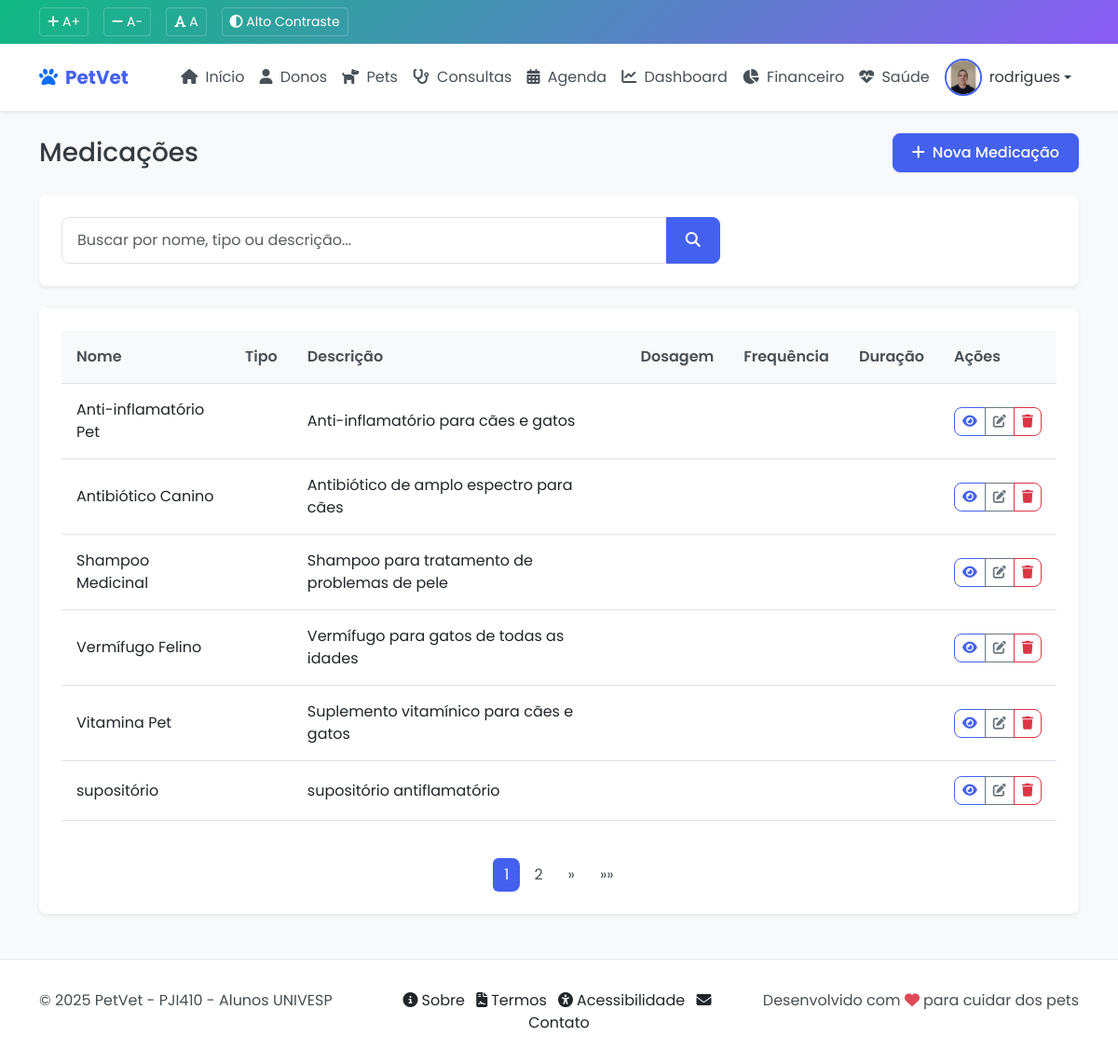
/core/medicacoes/ (signed in), run on the app's committed database.
### core/models.py (models this page shows, shortened)
class Profile(models.Model):
    user = models.OneToOneField(User, on_delete=models.CASCADE, related_name='profile')
    avatar = models.ImageField(upload_to='avatars/', null=True, blank=True)
    bio = models.TextField(max_length=500, blank=True)
    telefone = models.CharField(max_length=15, blank=True)

class Medicacao(models.Model):
    nome = models.CharField(max_length=100)
    descricao = models.TextField(blank=True)
    instrucoes = models.TextField(blank=True)
    class Meta:
        verbose_name = 'Medicação'
        verbose_name_plural = 'Medicações'
        ordering = ['nome']

### core/views.py (the view)
# urls.py: path('medicacoes/', views.medicacao_list, name='medicacao_list'),
@login_required
def medicacao_list(request):
    query = request.GET.get('q', '')
    if query:
        medicacoes = Medicacao.objects.filter(
            Q(nome__icontains=query) |
            Q(descricao__icontains=query)
        ).order_by('nome')
    else:
        medicacoes = Medicacao.objects.all().order_by('nome')
    paginator = Paginator(medicacoes, 6)  # 6 medicações por página
    page_number = request.GET.get('page')
    page_obj = paginator.get_page(page_number)
    context = {
        'page_obj': page_obj,
        'query': query,
    }
    return render(request, 'core/medicacao/list.html', context)

### templates/core/medicacao/list.html (shortened to what this page needs)
{% extends 'base.html' %}
{% load static %}
{% block content %}
<div class="container">
    <div class="d-flex justify-content-between align-items-center mb-4">
        <h1 class="h3 mb-0">Medicações</h1>
        <a href="{% url 'core:medicacao_create' %}" class="btn btn-primary">
            <i class="fas fa-plus me-1"></i> Nova Medicação
        </a>
    </div>
    <div class="card mb-4">
        <div class="card-body">
            <form method="get" class="row g-3">
                <div class="col-md-8">
                    <div class="input-group">
                        <input type="text" name="q" class="form-control" placeholder="Buscar por nome, tipo ou descrição..." value="{{ query }}">
                        <button type="submit" class="btn btn-primary">
                            <i class="fas fa-search"></i>
                        </button>
                    </div>
                </div>
            </form>
        </div>
    </div>
    <div class="card">
        <div class="card-body">
            {% if page_obj %}
            <div class="table-responsive">
                <table class="table table-hover">
                    <thead>
                        <tr>
                            <th>Nome</th>
                            <th>Tipo</th>
                            <th>Descrição</th>
                            <th>Dosagem</th>
                            <th>Frequência</th>
                            <th>Duração</th>
                            <th>Ações</th>
                        </tr>
                    </thead>
                    <tbody>
                        {% for medicacao in page_obj %}
                        <tr>
                            <td>{{ medicacao.nome }}</td>
                            <td>{{ medicacao.get_tipo_display }}</td>
                            <td>{{ medicacao.descricao|truncatechars:50 }}</td>
                            <td>{{ medicacao.dosagem }}</td>
                            <td>{{ medicacao.frequencia }}</td>
                            <td>{{ medicacao.duracao }}</td>
                            <td>
                                <div class="btn-group">
                                    <a href="{% url 'core:medicacao_detail' medicacao.pk %}" class="btn btn-sm btn-outline-primary" title="Ver detalhes">
                                        <i class="fas fa-eye"></i>
                                    </a>
                                    <a href="{% url 'core:medicacao_update' medicacao.pk %}" class="btn btn-sm btn-outline-secondary" title="Editar">
                                        <i class="fas fa-edit"></i>
                                    </a>
                                    <a href="{% url 'core:medicacao_delete' medicacao.pk %}" class="btn btn-sm btn-outline-danger" title="Excluir">
                                        <i class="fas fa-trash"></i>
                                    </a>
                                </div>
                            </td>
                        </tr>
                        {% endfor %}
                    </tbody>
                </table>
            </div>
            {% if page_obj.paginator.num_pages > 1 %}
            <nav aria-label="Navegação de páginas" class="mt-4">
                <ul class="pagination justify-content-center">
                    {% for num in page_obj.paginator.page_range %}
                        {% if page_obj.number == num %}
                        <li class="page-item active">
                            <span class="page-link">{{ num }}</span>
                        </li>
                        {% elif num > page_obj.number|add:'-3' and num < page_obj.number|add:'3' %}
                        <li class="page-item">
                            <a class="page-link" href="?page={{ num }}{% if query %}&q={{ query }}{% endif %}">{{ num }}</a>
                        </li>
                        {% endif %}
                    {% endfor %}
                    {% if page_obj.has_next %}
                    <li class="page-item">
                        <a class="page-link" href="?page={{ page_obj.next_page_number }}{% if query %}&q={{ query }}{% endif %}" aria-label="Próxima">
                            <span aria-hidden="true">&raquo;</span>
                        </a>
                    </li>
                    <li class="page-item">
                        <a class="page-link" href="?page={{ page_obj.paginator.num_pages }}{% if query %}&q={{ query }}{% endif %}" aria-label="Última">
                            <span aria-hidden="true">&raquo;&raquo;</span>
                        </a>
                    </li>
                    {% endif %}
                </ul>
            </nav>
            {% endif %}
            {% else %}
            <div class="text-center py-5">
                <i class="fas fa-pills fa-3x text-muted mb-3"></i>
                <h5 class="text-muted">Nenhuma medicação encontrada</h5>
                <p class="text-muted">Clique no botão "Nova Medicação" para adicionar uma medicação.</p>
            </div>
            {% endif %}
        </div>
    </div>
</div>
{% endblock %}

### templates/base.html (shortened to what this page needs)
{% load static %}
<!DOCTYPE html>
<html lang="pt-br">
<head>
    <link href="https://cdn.jsdelivr.net/npm/bootstrap@5.3.0/dist/css/bootstrap.min.css" rel="stylesheet">
    <link rel="stylesheet" href="https://cdnjs.cloudflare.com/ajax/libs/font-awesome/6.4.0/css/all.min.css">
    <link href="https://cdn.jsdelivr.net/npm/fullcalendar@5.11.3/main.min.css" rel="stylesheet">
    <link href="{% static 'css/style.css' %}" rel="stylesheet">
    <link href="{% static 'css/accessibility.css' %}" rel="stylesheet">
</head>
<body>
    <div class="accessibility-bar">
        <div class="container">
            <div class="d-flex justify-content-between align-items-center">
                <div class="accessibility-controls">
                    <button id="increaseFont" aria-label="Aumentar tamanho da fonte">
                        <i class="fas fa-plus"></i> A+
                    </button>
                    <button id="decreaseFont" aria-label="Diminuir tamanho da fonte">
                        <i class="fas fa-minus"></i> A-
                    </button>
                    <button id="normalFont" aria-label="Tamanho normal da fonte">
                        <i class="fas fa-font"></i> A
                    </button>
                    <button id="highContrast" aria-label="Ativar alto contraste">
                        <i class="fas fa-adjust"></i> Alto Contraste
                    </button>
                </div>
            </div>
        </div>
    </div>
    <nav class="navbar navbar-expand-lg sticky-top" aria-label="Navegação principal">
        <div class="container">
            <a class="navbar-brand d-flex align-items-center" href="{% url 'core:index' %}">
                <i class="fas fa-paw me-2 text-primary" aria-hidden="true"></i>
                <span>PetVet</span>
            </a>
            <div class="collapse navbar-collapse" id="navbarNav">
                <ul class="navbar-nav ms-auto">
                    <li class="nav-item">
                        <a class="nav-link {% if request.resolver_match.url_name == 'index' %}active{% endif %}" href="{% url 'core:index' %}">
                            <i class="fas fa-home me-1" aria-hidden="true"></i> Início
                        </a>
                    </li>
                    {% if user.is_authenticated %}
                    <li class="nav-item">
                        <a class="nav-link {% if request.resolver_match.url_name == 'dono_list' %}active{% endif %}" href="{% url 'core:dono_list' %}">
                            <i class="fas fa-user me-1" aria-hidden="true"></i> Donos
                        </a>
                    </li>
                    <li class="nav-item">
                        <a class="nav-link {% if request.resolver_match.url_name == 'pet_list' %}active{% endif %}" href="{% url 'core:pet_list' %}">
                            <i class="fas fa-dog me-1" aria-hidden="true"></i> Pets
                        </a>
                    </li>
                    <li class="nav-item">
                        <a class="nav-link {% if request.resolver_match.url_name == 'consulta_list' %}active{% endif %}" href="{% url 'core:consulta_list' %}">
                            <i class="fas fa-stethoscope me-1" aria-hidden="true"></i> Consultas
                        </a>
                    </li>
                    <li class="nav-item">
                        <a class="nav-link {% if request.resolver_match.url_name == 'agenda_list' %}active{% endif %}" href="{% url 'core:agenda_list' %}">
                            <i class="fas fa-calendar-alt me-1" aria-hidden="true"></i> Agenda
                        </a>
                    </li>
                    <li class="nav-item">
                        <a class="nav-link {% if request.resolver_match.url_name == 'dashboard_veterinario' %}active{% endif %}" href="{% url 'core:dashboard_veterinario' %}">
                            <i class="fas fa-chart-line me-1" aria-hidden="true"></i> Dashboard
                        </a>
                    </li>
                    <li class="nav-item">
                        <a class="nav-link {% if request.resolver_match.url_name == 'dashboard_financeiro' %}active{% endif %}" href="{% url 'core:dashboard_financeiro' %}">
                            <i class="fas fa-chart-pie me-1" aria-hidden="true"></i> Financeiro
                        </a>
                    </li>
                    <li class="nav-item">
                        <a class="nav-link {% if request.resolver_match.url_name == 'dashboard_saude' %}active{% endif %}" href="{% url 'core:dashboard_saude' %}">
                            <i class="fas fa-heartbeat me-1" aria-hidden="true"></i> Saúde
                        </a>
                    </li>
                    {% endif %}
                </ul>
                {% if user.is_authenticated %}
                <div class="d-flex align-items-center">
                    <div class="user-profile">
                        <div class="dropdown">
                            <a href="#" class="d-flex align-items-center text-decoration-none dropdown-toggle" id="userDropdown" data-bs-toggle="dropdown" aria-expanded="false">
                                {% if user.profile.avatar %}
                                    <img src="{{ user.profile.avatar.url }}" alt="{{ user.username }}" class="user-avatar">
                                {% else %}
                                    <div class="user-avatar-placeholder">
                                        <i class="fas fa-user"></i>
                                    </div>
                                {% endif %}
                                <span class="ms-2">{{ user.username }}</span>
                            </a>
                        </div>
                    </div>
                </div>
                {% endif %}
            </div>
        </div>
    </nav>
    <main id="main-content" class="py-4">
        {% block content %}{% endblock %}
    </main>
    <footer>
        <div class="container">
            <div class="row">
                <div class="col-md-4">
                    <p class="mb-0">&copy; 2025 PetVet - PJI410 - Alunos UNIVESP</p>
                </div>
                <div class="col-md-4 text-center">
                    <a href="{% url 'core:about' %}" class="text-decoration-none text-dark me-2">
                        <i class="fas fa-info-circle me-1"></i>Sobre
                    </a>
                    <a href="{% url 'core:terms' %}" class="text-decoration-none text-dark me-2">
                        <i class="fas fa-file-contract me-1"></i>Termos
                    </a>
                    <a href="{% url 'core:accessibility' %}" class="text-decoration-none text-dark me-2">
                        <i class="fas fa-universal-access me-1"></i>Acessibilidade
                    </a>
                    <a href="{% url 'core:contact' %}" class="text-decoration-none text-dark">
                        <i class="fas fa-envelope me-1"></i>Contato
                    </a>
                </div>
                <div class="col-md-4 text-md-end">
                    <p class="mb-0">
  Desenvolvido com <span class="pulse-flip-container"><i class="fas fa-heart text-danger pulse-flip" aria-hidden="true"></i></span> para cuidar dos pets
</p>
                </div>
            </div>
        </div>
    </footer>
</body>
</html>

### data on the page
Medicacao: nome "Anti-inflamatório Pet", descricao "Anti-inflamatório para cães e gatos"
Medicacao: nome "Antibiótico Canino", descricao "Antibiótico de amplo espectro para cães"
Medicacao: nome "Shampoo Medicinal", descricao "Shampoo para tratamento de problemas de pele"
Medicacao: nome "Vermífugo Felino", descricao "Vermífugo para gatos de todas as idades"
Medicacao: nome "Vitamina Pet", descricao "Suplemento vitamínico para cães e gatos"
Medicacao: nome "supositório", descricao "supositório antiflamatório"

### other printed values
{{ user.username }} "rodrigues"
{{ num }} "1"
{{ num }} "2"
